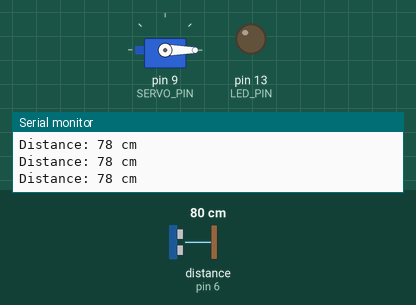
The sketch below on a simulated Arduino Uno, built with avr-gcc and run on an emulated ATmega328P. Parts: servo, output pins drawn as LEDs (lit = HIGH), the last lines printed to the serial monitor. Wiring (inferred from the names in the program): ultrasonic range finder: trigger pin 7; echo pin 6. The inputs (shaded band) are chosen by the test bench; at power-on: distance to the obstacle (sensor on pin 6) 80 cm. The echo pulse lasts 58.3 µs per cm; pins used as bus, display or sensor lines are not drawn.

Above: at 1.2 s.
1.3 s: distance to the obstacle (sensor on pin 6) set to 13 cm
2.8 s: distance to the obstacle (sensor on pin 6) set to 10 cm
At 3.9 s:
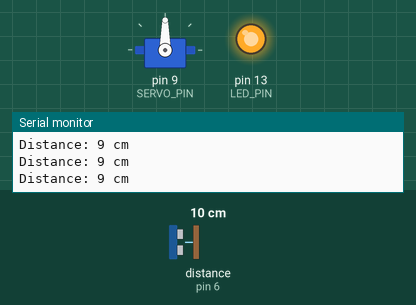
4.3 s: distance to the obstacle (sensor on pin 6) set to 18 cm
At 5.5 s:
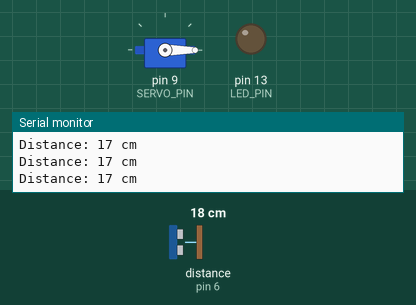
5.8 s: distance to the obstacle (sensor on pin 6) set to 2 cm
At 6.6 s:
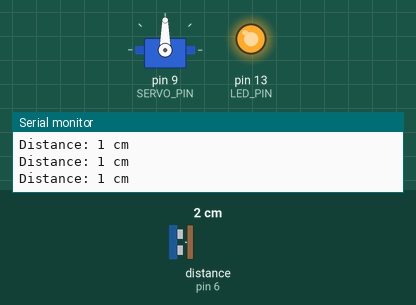
Timing chart, 0 to 8.3 s (numbered marks = the images above; inputs shaded):
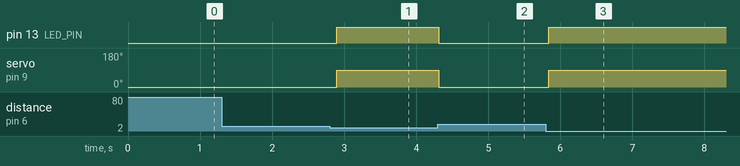

The sketch:

SmartServoControl.ino
```cpp
#include <Servo.h>

Servo myServo;

// تعريف المنافذ
const int TRIG_PIN = 7;
const int ECHO_PIN = 6;
const int SERVO_PIN = 9;
const int LED_PIN = 13;

void setup() {
  pinMode(TRIG_PIN, OUTPUT);
  pinMode(ECHO_PIN, INPUT);
  pinMode(LED_PIN, OUTPUT);

  myServo.attach(SERVO_PIN);
  myServo.write(0);

  Serial.begin(9600);
}

void loop() {

  // إرسال نبضة للحساس
  digitalWrite(TRIG_PIN, LOW);
  delayMicroseconds(2);

  digitalWrite(TRIG_PIN, HIGH);
  delayMicroseconds(10);

  digitalWrite(TRIG_PIN, LOW);

  // استقبال النبضة
  long duration = pulseIn(ECHO_PIN, HIGH);

  // حساب المسافة
  int distance = duration * 0.034 / 2;

  // عرض المسافة
  Serial.print("Distance: ");
  Serial.print(distance);
  Serial.println(" cm");

  // التحكم بالسيرفو والـ LED
  if (distance > 0 && distance <= 10) {
    myServo.write(90);
    digitalWrite(LED_PIN, HIGH);
  } else {
    myServo.write(0);
    digitalWrite(LED_PIN, LOW);
  }

  delay(100);
}
```

Measured:
- the behaviour switches between 12 and 11 cm on distance to the obstacle (sensor on pin 6) (found by bisection; images 0 and 1)
- after the input at 2.8 s, pin 13 (LED_PIN): LOW → HIGH after 0.09 s; servo on pin 9 (SERVO_PIN): 0° → 90° after 0.09 s
- after the input at 4.3 s, pin 13 (LED_PIN): HIGH → LOW at once; servo on pin 9 (SERVO_PIN): 90° → 0° at once
- after the input at 5.8 s, pin 13 (LED_PIN): LOW → HIGH at once; servo on pin 9 (SERVO_PIN): 0° → 90° at once
